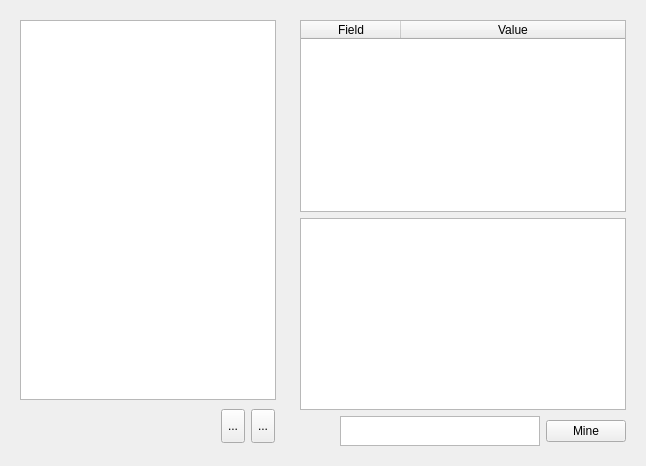
      <widget class="QWidget" name="MiningTab">
       <attribute name="title">
        <string>Mining</string>
       </attribute>
       <layout class="QHBoxLayout" name="horizontalLayout_25">
        <item>
         <widget class="QWidget" name="transactions" native="true">
          <property name="sizePolicy">
           <sizepolicy hsizetype="MinimumExpanding" vsizetype="Expanding">
            <horstretch>0</horstretch>
            <verstretch>0</verstretch>
           </sizepolicy>
          </property>
          <layout class="QVBoxLayout" name="verticalLayout">
           <item>
            <widget class="QListWidget" name="transactionList">
             <property name="sizePolicy">
              <sizepolicy hsizetype="Expanding" vsizetype="Expanding">
               <horstretch>0</horstretch>
               <verstretch>0</verstretch>
              </sizepolicy>
             </property>
             <property name="focusPolicy">
              <enum>Qt::NoFocus</enum>
             </property>
            </widget>
           </item>
           <item>
            <layout class="QHBoxLayout" name="mineLayout1">
             <property name="sizeConstraint">
              <enum>QLayout::SetFixedSize</enum>
             </property>
             <property name="leftMargin">
              <number>0</number>
             </property>
             <property name="rightMargin">
              <number>1</number>
             </property>
             <item>
              <spacer name="horizontalSpacer_2">
               <property name="orientation">
                <enum>Qt::Horizontal</enum>
               </property>
               <property name="sizeHint" stdset="0">
                <size>
                 <width>40</width>
                 <height>40</height>
                </size>
               </property>
              </spacer>
             </item>
             <item>
              <widget class="QToolButton" name="plusSign">
               <property name="sizePolicy">
                <sizepolicy hsizetype="Fixed" vsizetype="Fixed">
                 <horstretch>0</horstretch>
                 <verstretch>0</verstretch>
                </sizepolicy>
               </property>
               <property name="maximumSize">
                <size>
                 <width>16777215</width>
                 <height>34</height>
                </size>
               </property>
               <property name="text">
                <string>...</string>
               </property>
               <property name="icon">
                <iconset>
                 <normaloff>../../../../../../../../../../../../../../../../../../../../../../../../../../../../../../../../../../../../../../../../../../../../../../../../../../../../../.designer/assets/plus.png</normaloff>../../../../../../../../../../../../../../../../../../../../../../../../../../../../../../../../../../../../../../../../../../../../../../../../../../../../../.designer/assets/plus.png</iconset>
               </property>
               <property name="iconSize">
                <size>
                 <width>24</width>
                 <height>24</height>
                </size>
               </property>
              </widget>
             </item>
             <item>
              <widget class="QToolButton" name="minusSign">
               <property name="sizePolicy">
                <sizepolicy hsizetype="Fixed" vsizetype="Fixed">
                 <horstretch>0</horstretch>
                 <verstretch>0</verstretch>
                </sizepolicy>
               </property>
               <property name="maximumSize">
                <size>
                 <width>16777215</width>
                 <height>34</height>
                </size>
               </property>
               <property name="text">
                <string>...</string>
               </property>
               <property name="icon">
                <iconset>
                 <normaloff>../../../../../../../../../../../../../../../../../../../../../../../../../../../../../../../../../../../../../../../../../../../../../../../../../../../../../.designer/assets/minus.png</normaloff>../../../../../../../../../../../../../../../../../../../../../../../../../../../../../../../../../../../../../../../../../../../../../../../../../../../../../.designer/assets/minus.png</iconset>
               </property>
               <property name="iconSize">
                <size>
                 <width>24</width>
                 <height>24</height>
                </size>
               </property>
              </widget>
             </item>
            </layout>
           </item>
          </layout>
         </widget>
        </item>
        <item>
         <widget class="QWidget" name="userBlock" native="true">
          <property name="sizePolicy">
           <sizepolicy hsizetype="Expanding" vsizetype="Expanding">
            <horstretch>0</horstretch>
            <verstretch>0</verstretch>
           </sizepolicy>
          </property>
          <layout class="QVBoxLayout" name="verticalLayout_3">
           <item>
            <widget class="QTableWidget" name="transactionView">
             <property name="editTriggers">
              <set>QAbstractItemView::NoEditTriggers</set>
             </property>
             <property name="selectionBehavior">
              <enum>QAbstractItemView::SelectRows</enum>
             </property>
             <attribute name="horizontalHeaderStretchLastSection">
              <bool>true</bool>
             </attribute>
             <attribute name="verticalHeaderVisible">
              <bool>false</bool>
             </attribute>
             <column>
              <property name="text">
               <string>Field</string>
              </property>
             </column>
             <column>
              <property name="text">
               <string>Value</string>
              </property>
             </column>
            </widget>
           </item>
           <item>
            <widget class="QListWidget" name="blockContents"/>
           </item>
           <item>
            <layout class="QHBoxLayout" name="mineLayout2">
             <item>
              <spacer name="horizontalSpacer">
               <property name="orientation">
                <enum>Qt::Horizontal</enum>
               </property>
               <property name="sizeHint" stdset="0">
                <size>
                 <width>40</width>
                 <height>20</height>
                </size>
               </property>
              </spacer>
             </item>
             <item>
              <widget class="QTextBrowser" name="blockSize">
               <property name="sizePolicy">
                <sizepolicy hsizetype="Preferred" vsizetype="Preferred">
                 <horstretch>0</horstretch>
                 <verstretch>0</verstretch>
                </sizepolicy>
               </property>
               <property name="maximumSize">
                <size>
                 <width>200</width>
                 <height>30</height>
                </size>
               </property>
              </widget>
             </item>
             <item>
              <widget class="QPushButton" name="btn_mine">
               <property name="sizePolicy">
                <sizepolicy hsizetype="Minimum" vsizetype="Fixed">
                 <horstretch>0</horstretch>
                 <verstretch>0</verstretch>
                </sizepolicy>
               </property>
               <property name="text">
                <string>Mine</string>
               </property>
              </widget>
             </item>
            </layout>
           </item>
          </layout>
         </widget>
        </item>
       </layout>
      </widget>
